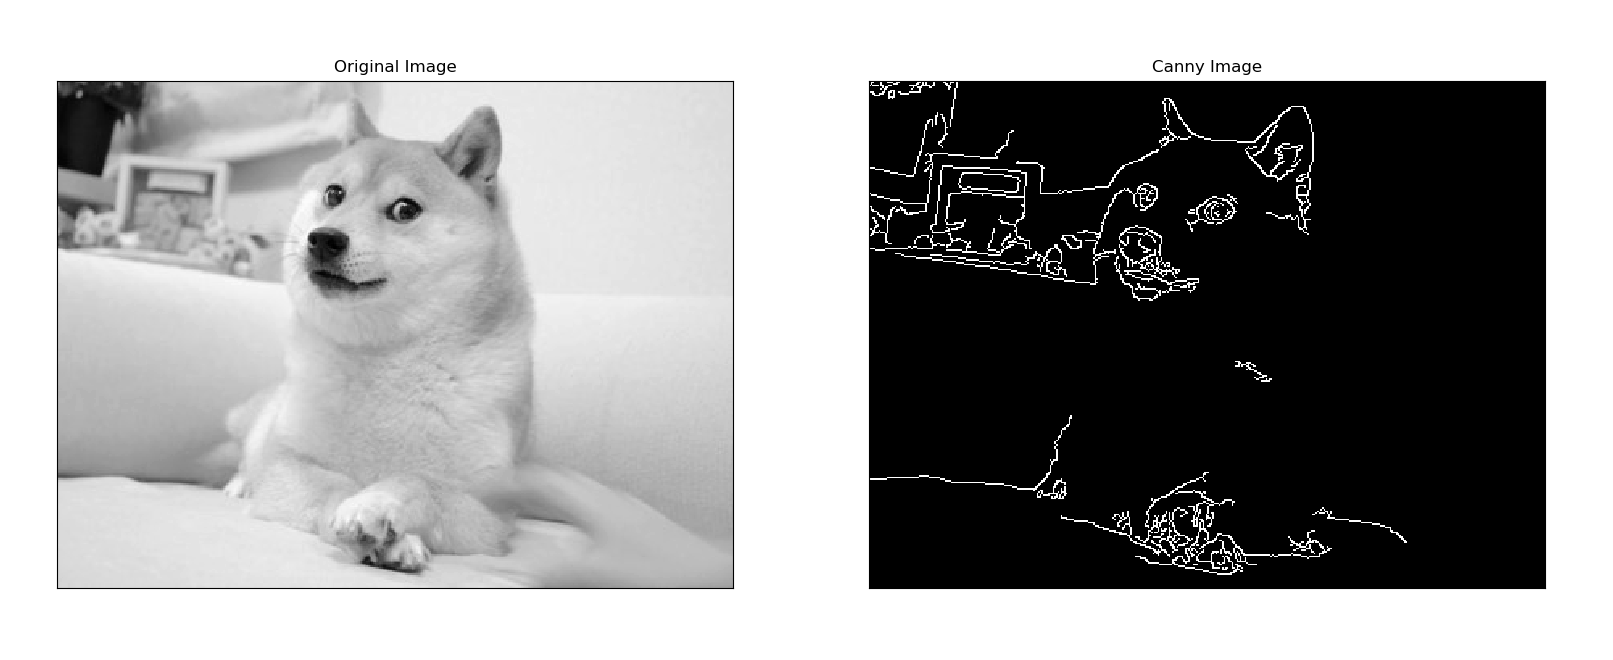

Reproduce this figure in Python.
import numpy as np
import cv2
import matplotlib.pyplot as mpt
from tkinter import *
from tkinter import filedialog

root = Tk()

root.fileName = filedialog.askopenfilename(filetypes = (("PNG", ".png"), ("All files", "*.*")))
originalImg = cv2.imread(root.fileName, cv2.IMREAD_GRAYSCALE)

# 소벨 마스크의 x, y 방향 미분값을 구하여 기울기와 방향각 구함
# 기울기 크기가 방향각의 주변값 보다 작을 경우 에지 대상에서 제거
# 상한과 하한의 threshold를 두어 초과시 에지, 미만시 에지 제외, 중간은 주변에 자신 이상인 것이 있을 때 에지로 삼음

filteringImg = cv2.Canny(originalImg, 30, 200)

mpt.subplot(121), mpt.imshow(originalImg, 'gray'), mpt.title('Original Image')
mpt.xticks([]), mpt.yticks([])
mpt.subplot(122), mpt.imshow(filteringImg, 'gray'), mpt.title('Canny Image')
mpt.xticks([]), mpt.yticks([])
mpt.show()

cv2.destroyAllWindows()
